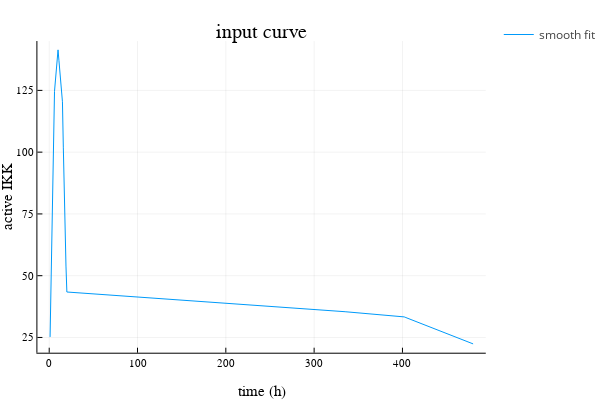

This figure's notebook cell:
### Code cell
#define the 4 variables mentioned above.
ikkSS=t->basalIKK

ikkTC=t->basalIKK+(ikkDefault(t, maxTimeTC)*IKKMultiplier*totalIKK);
ikkTCLess=t->basalIKK+(ikkDefault(t, maxTimeTC)*(IKKMultiplier/2)*totalIKK);
NIKFuncSS=t->1
NIKFuncTC=t->0

#define the 4 variables mentioned above.
ikkSS1=t->basalIKK
ikkSS5=t->basalIKK.*5
ikkSS7p5=t->basalIKK.*7.5
ikkSS10=t->basalIKK.*10
ikkSS100=t->basalIKK.*100

ikkTC1=t->basalIKK.*1+(ikkDefault(t, maxTimeTC)*IKKMultiplier*totalIKK)
ikkTC100=t->basalIKK.*100+(ikkDefault(t, maxTimeTC)*IKKMultiplier*totalIKK)

ikkTCLess=t->basalIKK+(ikkDefault(t, maxTimeTC)*(IKKMultiplier/2)*totalIKK);

NIKFuncSS=t->1
NIKFuncTC=t->0
NIKFuncSS100=t->1/100


p=plot([1:1:maxTimeTC],ikkTC.(1:1:maxTimeTC),label="smooth fit",title="input curve");
xlabel!("time (h)")
ylabel!("active IKK")

### Figure 1 — Plotly figure (JSON) as saved in the notebook; plotly's stock layout.template omitted (floating-point values rounded to 4 significant figures; data arrays with more than 128 entries replaced by an {"elided": "..."} marker saying what was removed)
{"data": [{"colorbar": {"title": ""}, "legendgroup": "smooth fit", "line": {"color": "rgba(0, 154, 250, 1.000)", "dash": "solid", "shape": "linear", "width": 1}, "mode": "lines", "name": "smooth fit", "showlegend": true, "type": "scatter", "x": {"elided": "480 int values"}, "xaxis": "x", "y": {"elided": "480 float values"}, "yaxis": "y", "zmax": null, "zmin": null}], "layout": {"annotations": [{"font": {"color": "rgba(0, 0, 0, 1.000)", "family": "sans-serif", "size": 20}, "rotation": 0, "showarrow": false, "text": "input curve", "x": 0.535, "xanchor": "center", "xref": "paper", "y": 1, "yanchor": "top", "yref": "paper"}], "height": 400, "legend_position": {"bgcolor": "rgba(255, 255, 255, 1.000)", "bordercolor": "rgba(0, 0, 0, 1.000)", "borderwidth": 1, "font": {"color": "rgba(0, 0, 0, 1.000)", "family": "sans-serif", "size": 11}, "title": {"font": {"color": "rgba(0, 0, 0, 1.000)", "family": "sans-serif", "size": 15}, "text": ""}, "tracegroupgap": 0, "traceorder": "normal", "x": 1, "xanchor": "auto", "y": 1, "yanchor": "auto"}, "margin": {"b": 20, "l": 0, "r": 0, "t": 20}, "paper_bgcolor": "rgba(255, 255, 255, 1.000)", "plot_bgcolor": "rgba(255, 255, 255, 1.000)", "showlegend": true, "width": 600, "xaxis": {"anchor": "y", "domain": [0.07647, 0.9934], "gridcolor": "rgba(0, 0, 0, 0.100)", "gridwidth": 0.5, "linecolor": "rgba(0, 0, 0, 1.000)", "mirror": false, "range": [-13.37, 494.4], "showgrid": true, "showline": true, "showticklabels": true, "tickangle": 0, "tickcolor": "rgb(0, 0, 0)", "tickfont": {"color": "rgba(0, 0, 0, 1.000)", "family": "sans-serif", "size": 11}, "tickmode": "array", "ticks": "inside", "ticktext": ["0", "100", "200", "300", "400"], "tickvals": [0, 100, 200, 300, 400], "title": "time (h)", "titlefont": {"color": "rgba(0, 0, 0, 1.000)", "family": "sans-serif", "size": 15}, "type": "-", "visible": true, "zeroline": false, "zerolinecolor": "rgba(0, 0, 0, 1.000)"}, "yaxis": {"anchor": "x", "domain": [0.07581, 0.9415], "gridcolor": "rgba(0, 0, 0, 0.100)", "gridwidth": 0.5, "linecolor": "rgba(0, 0, 0, 1.000)", "mirror": false, "range": [18.83, 145.0], "showgrid": true, "showline": true, "showticklabels": true, "tickangle": 0, "tickcolor": "rgb(0, 0, 0)", "tickfont": {"color": "rgba(0, 0, 0, 1.000)", "family": "sans-serif", "size": 11}, "tickmode": "array", "ticks": "inside", "ticktext": ["25", "50", "75", "100", "125"], "tickvals": [25, 50, 75, 100, 125], "title": "active IKK", "titlefont": {"color": "rgba(0, 0, 0, 1.000)", "family": "sans-serif", "size": 15}, "type": "-", "visible": true, "zeroline": false, "zerolinecolor": "rgba(0, 0, 0, 1.000)"}}}
